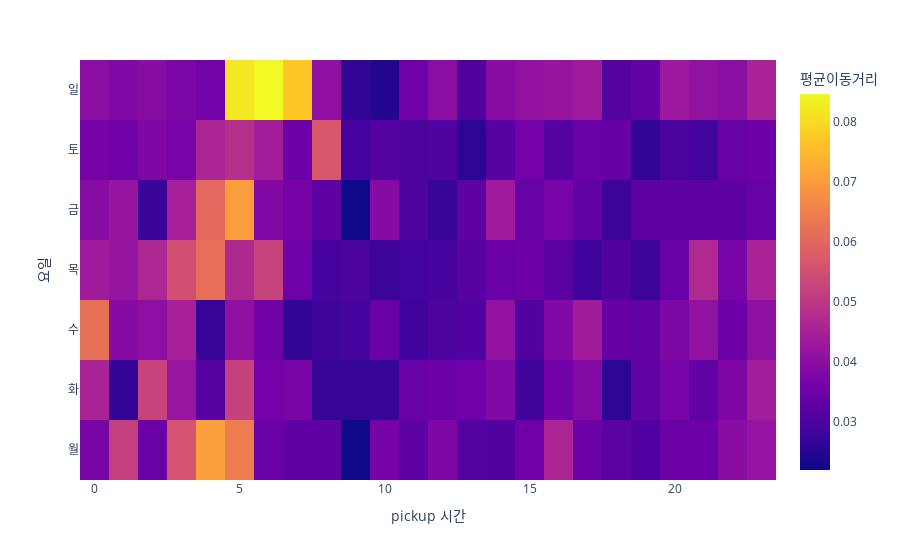

Here is the notebook cell this chart was saved with:
### Markdown cell above
## `(2)` 요일,시간에 따른 평균이동거리 시각화 – 25점

자료 `df`에서 시간에 따른 평균이동거리를 구하고 이를 대시보드에
시각화하라.

**README**

-   요일은 `{0:'월',1:'화',2:'수',3:'목',4:'금',5:'토',6:'일'}`의 규칙에
    따라 변환할 것

### Code cell
tidydata = df.pivot_table(
    index = 'pickup_hour',
    columns = 'dayofweek',
    values = 'dist',
    aggfunc = 'mean'
).stack().reset_index().rename({0:'speed_mean'},axis=1).sort_values(by='dayofweek')\
.assign(dayofweek=lambda x: x['dayofweek'].map({0: '월', 1: '화', 2: '수', 3: '목', 4: '금', 5: '토', 6: '일'}))
fig = px.density_heatmap(
    data_frame=tidydata,
    x='pickup_hour',
    y='dayofweek',
    z='speed_mean',
    nbinsx=24,
    nbinsy=7,
    height=300,
    labels={
        'pickup_hour': 'pickup 시간',
        'dayofweek': '요일',
    },
)
fig.layout.coloraxis.colorbar.title = '평균이동거리'
fig

### Figure 1 — Plotly figure (JSON) as saved in the notebook; plotly's stock layout.template omitted (floating-point values rounded to 4 significant figures; data arrays with more than 128 entries replaced by an {"elided": "..."} marker saying what was removed)
{"data": [{"coloraxis": "coloraxis", "histfunc": "sum", "hovertemplate": "pickup 시간=%{x}<br>요일=%{y}<br>sum of speed_mean=%{z}<extra></extra>", "name": "", "nbinsx": 24, "nbinsy": 7, "type": "histogram2d", "x": {"elided": "168 int values"}, "xaxis": "x", "xbingroup": "x", "y": {"elided": "168 str values"}, "yaxis": "y", "ybingroup": "y", "z": {"elided": "168 float values"}}], "layout": {"autosize": true, "coloraxis": {"colorbar": {"title": {"text": "평균이동거리"}}, "colorscale": [[0, "#0d0887"], [0.1111, "#46039f"], [0.2222, "#7201a8"], [0.3333, "#9c179e"], [0.4444, "#bd3786"], [0.5556, "#d8576b"], [0.6667, "#ed7953"], [0.7778, "#fb9f3a"], [0.8889, "#fdca26"], [1, "#f0f921"]]}, "legend": {"tracegroupgap": 0}, "margin": {"t": 60}, "xaxis": {"anchor": "y", "autorange": true, "domain": [0, 1], "range": [-0.5, 23.5], "title": {"text": "pickup 시간"}, "type": "linear"}, "yaxis": {"anchor": "x", "autorange": true, "domain": [0, 1], "range": [-0.5, 6.5], "title": {"text": "요일"}, "type": "category"}}}
